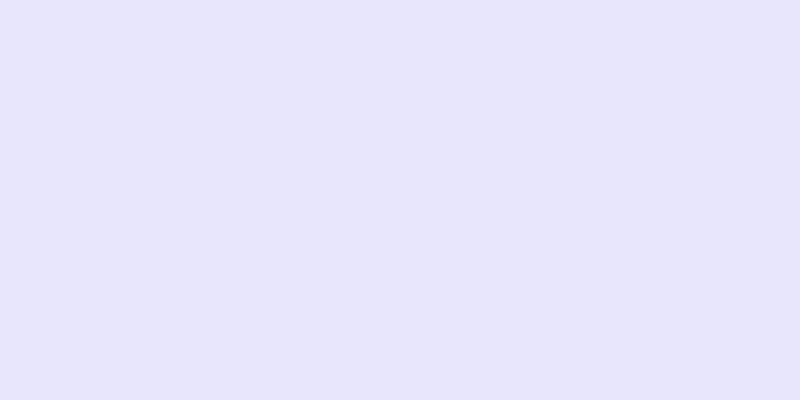
Frame 1 (no input)
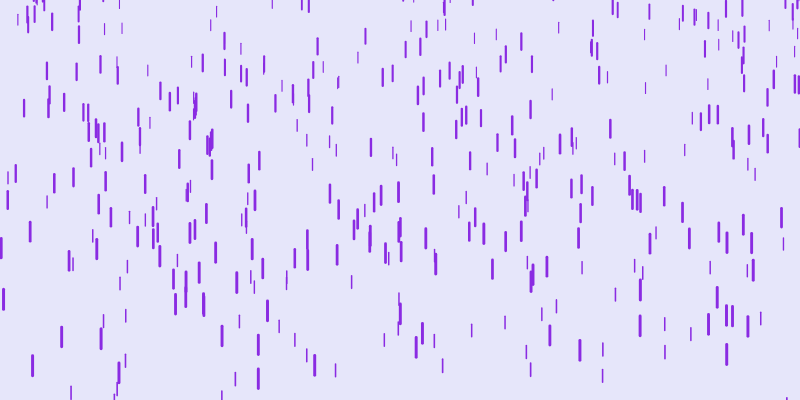
Frame 60 (no input)
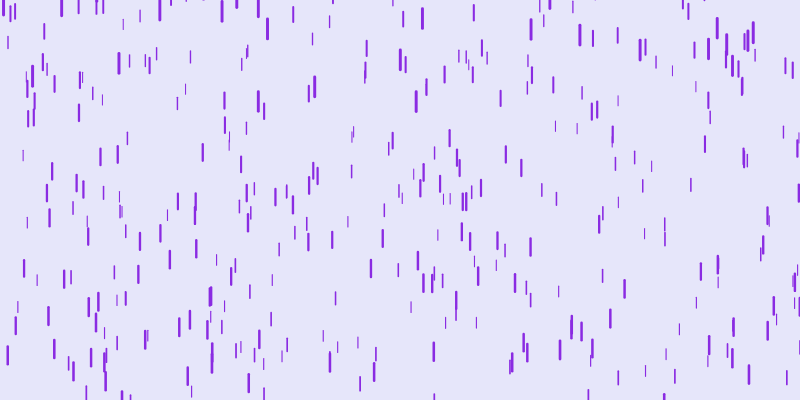
Frame 120 (the mouse pressed at the canvas centre since frame 60)

The p5.js sketch that drew these frames (run headless with seeded random() and noise() and a simulated clock; from frame 60 on, the mouse is pressed at the canvas centre):

// p5.js sketch
// ── sketch.js
var drops = [];
function setup() {
    createCanvas(800, 400);
    var num = 500;
    for(var i = 0; i < num; i++) {
        drops[i] = new Drop();        
    }
}

function draw() {
    background(230, 230, 250);
    for(var i = 0; i < 500; i++) {
        drops[i].fall();
        drops[i].show();
    }
}
// ── drop.js
function Drop() {
    this.x = random(width);
    this.y = random(-200, -100);
    this.z = random(0, 20);
    this.grav = 0;
    //what is that??
    this.length = map(this.z, 0, 20, 10, 20);
    this.ySpeed = map(this.z, 0, 20, 1, 20);

    //test wind
    this.wind = random(0, 5);

    this.fall = function() {
        this.y += this.ySpeed;
        this.grav = map(this.z, 0, 20, 0.01, 0.2);
        this.ySpeed += this.grav; 
        if (this.y > height) {
            this.y = random(-200, -100);
            this.ySpeed = map(this.z, 0, 20, 4, 10);
        }
    }

    this.show = function() {
        var thick = map(this.z, 0, 20, 1, 3);
        strokeWeight(thick);
        stroke(138, 43, 226);
        line(this.x, this.y, this.x, this.y + this.length);
    }

}
